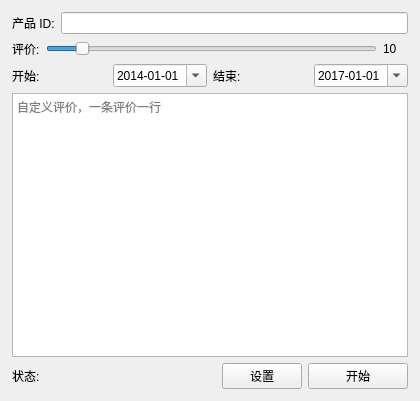
<?xml version="1.0" encoding="UTF-8"?>
<ui version="4.0">
 <class>CommentWidget</class>
 <widget class="QWidget" name="CommentWidget">
  <property name="geometry">
   <rect>
    <x>0</x>
    <y>0</y>
    <width>420</width>
    <height>401</height>
   </rect>
  </property>
  <property name="windowTitle">
   <string>Form</string>
  </property>
  <layout class="QGridLayout" name="gridLayout">
   <property name="leftMargin">
    <number>12</number>
   </property>
   <property name="topMargin">
    <number>12</number>
   </property>
   <property name="rightMargin">
    <number>12</number>
   </property>
   <property name="bottomMargin">
    <number>12</number>
   </property>
   <item row="2" column="0">
    <layout class="QHBoxLayout" name="horizontalLayout">
     <item>
      <widget class="QLabel" name="label_2">
       <property name="text">
        <string>评价:</string>
       </property>
      </widget>
     </item>
     <item>
      <widget class="QSlider" name="countSlider">
       <property name="minimum">
        <number>1</number>
       </property>
       <property name="value">
        <number>10</number>
       </property>
       <property name="orientation">
        <enum>Qt::Horizontal</enum>
       </property>
      </widget>
     </item>
     <item>
      <widget class="QLabel" name="countLabel">
       <property name="minimumSize">
        <size>
         <width>25</width>
         <height>0</height>
        </size>
       </property>
       <property name="text">
        <string>10</string>
       </property>
      </widget>
     </item>
    </layout>
   </item>
   <item row="0" column="0">
    <layout class="QHBoxLayout" name="horizontalLayout_2">
     <item>
      <widget class="QLabel" name="label">
       <property name="text">
        <string>产品 ID:</string>
       </property>
      </widget>
     </item>
     <item>
      <widget class="QLineEdit" name="productIdEdit"/>
     </item>
    </layout>
   </item>
   <item row="5" column="0">
    <layout class="QHBoxLayout" name="horizontalLayout_4">
     <item>
      <widget class="QLabel" name="statusLabel">
       <property name="text">
        <string>状态:</string>
       </property>
      </widget>
     </item>
     <item>
      <spacer name="horizontalSpacer">
       <property name="orientation">
        <enum>Qt::Horizontal</enum>
       </property>
       <property name="sizeHint" stdset="0">
        <size>
         <width>40</width>
         <height>20</height>
        </size>
       </property>
      </spacer>
     </item>
     <item>
      <widget class="QPushButton" name="setupButton">
       <property name="text">
        <string>设置</string>
       </property>
      </widget>
     </item>
     <item>
      <widget class="QPushButton" name="startButton">
       <property name="minimumSize">
        <size>
         <width>100</width>
         <height>0</height>
        </size>
       </property>
       <property name="text">
        <string>开始</string>
       </property>
      </widget>
     </item>
    </layout>
   </item>
   <item row="3" column="0">
    <layout class="QHBoxLayout" name="horizontalLayout_3">
     <item>
      <widget class="QLabel" name="label_4">
       <property name="text">
        <string>开始:</string>
       </property>
      </widget>
     </item>
     <item>
      <widget class="QDateEdit" name="startDateEdit">
       <property name="displayFormat">
        <string>yyyy-MM-dd</string>
       </property>
       <property name="calendarPopup">
        <bool>true</bool>
       </property>
       <property name="date">
        <date>
         <year>2014</year>
         <month>1</month>
         <day>1</day>
        </date>
       </property>
      </widget>
     </item>
     <item>
      <widget class="QLabel" name="label_5">
       <property name="text">
        <string>结束:</string>
       </property>
      </widget>
     </item>
     <item>
      <widget class="QDateEdit" name="endDateEdit">
       <property name="displayFormat">
        <string>yyyy-MM-dd</string>
       </property>
       <property name="calendarPopup">
        <bool>true</bool>
       </property>
       <property name="date">
        <date>
         <year>2017</year>
         <month>1</month>
         <day>1</day>
        </date>
       </property>
      </widget>
     </item>
    </layout>
   </item>
   <item row="4" column="0">
    <widget class="QPlainTextEdit" name="customCommentsEdit">
     <property name="placeholderText">
      <string>自定义评价，一条评价一行</string>
     </property>
    </widget>
   </item>
  </layout>
 </widget>
 <resources/>
 <connections/>
</ui>
